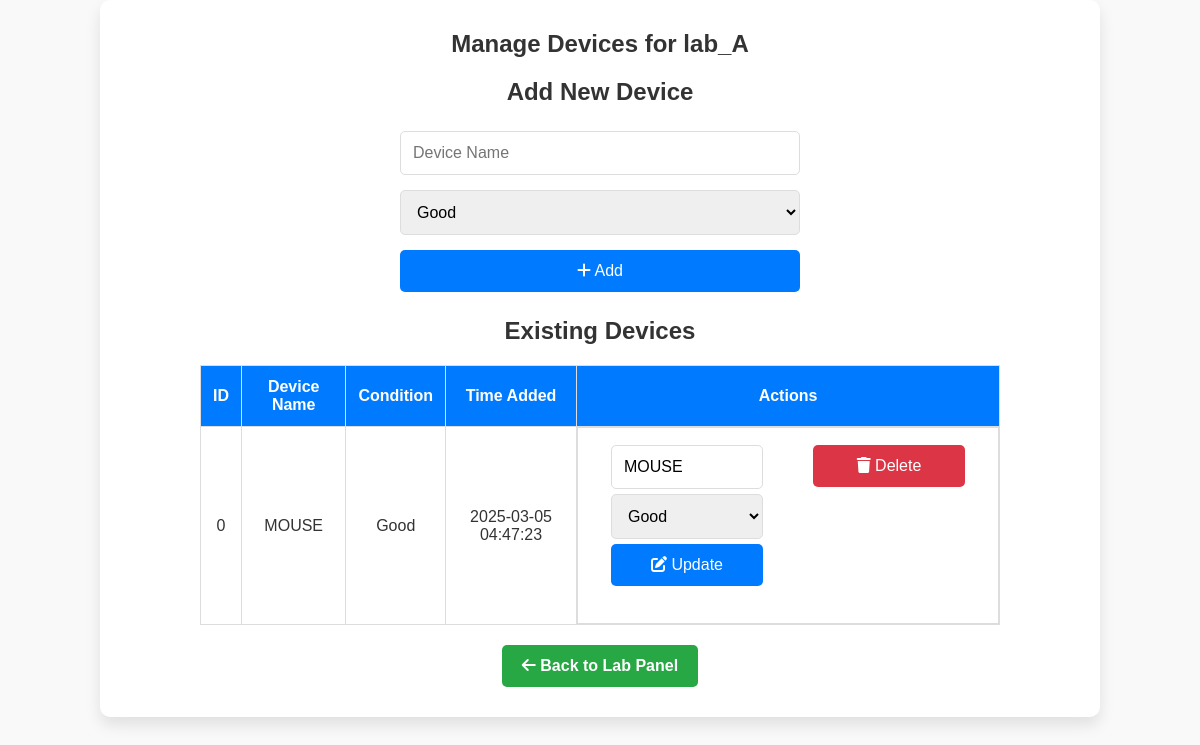
Page /admin/manage_devices.php?lab=lab_A (signed in) on the committed database.
### tables this page shows
CREATE TABLE devices (
  `id` int(11) NOT NULL,
  `device_name` varchar(255) NOT NULL,
  `working_condition` enum('Good','Needs Repair','Not Working') DEFAULT 'Good',
  `time_added` timestamp NOT NULL DEFAULT current_timestamp()
);

### admin/manage_devices.php (the view, shortened to what this page needs)
<?php
include '../include/db.php';
$lab = $_GET['lab'];
$conn->select_db($lab);
$conn->query("CREATE TABLE IF NOT EXISTS devices (
    id INT AUTO_INCREMENT PRIMARY KEY,
    device_name VARCHAR(255) NOT NULL,
    working_condition ENUM('Good', 'Needs Repair', 'Not Working') DEFAULT 'Good',
    time_added TIMESTAMP DEFAULT CURRENT_TIMESTAMP
)");
$devices = $conn->query("SELECT * FROM devices ORDER BY time_added DESC");
?>
<!DOCTYPE html>
<html lang="en">
<head>
    <link rel="stylesheet" href="../assets/style.css">
</head>
<body>
<div class="container">
    <h2>Manage Devices for <?php echo htmlspecialchars($lab); ?></h2>
    <h3>Add New Device</h3>
    <form method="POST">
        <input type="text" name="device_name" placeholder="Device Name" required>
        <select name="working_condition">
            <option value="Good">Good</option>
        </select>
        <button type="submit" name="add_device"><i class="fas fa-plus"></i> Add</button>
    </form>
    <h3>Existing Devices</h3>
    <table>
        <thead>
            <tr>
                <th>ID</th>
                <th>Device Name</th>
                <th>Condition</th>
                <th>Time Added</th>
                <th>Actions</th>
            </tr>
        </thead>
        <tbody>
            <?php while ($device = $devices->fetch_assoc()) { ?>
            <tr>
                <td><?php echo $device['id']; ?></td>
                <td><?php echo $device['device_name']; ?></td>
                <td><?php echo $device['working_condition']; ?></td>
                <td><?php echo $device['time_added']; ?></td>
                <td class="actions">
                    <form method="POST">
                        <input type="text" name="device_name" value="<?php echo $device['device_name']; ?>" required>
                        <select name="working_condition">
                            <option value="Good" <?php echo ($device['working_condition'] == 'Good') ? 'selected' : ''; ?>>Good</option>
                        </select>
                        <button type="submit" name="update_device"><i class="fas fa-edit"></i> Update</button>
                    </form>
                    <form method="POST">
                        <button type="submit" name="delete_device" class="delete-btn" onclick="return confirm('Are you sure you want to delete this device?')"><i class="fas fa-trash"></i> Delete</button>
                    </form>
                </td>
            </tr>
            <?php } ?>
        </tbody>
    </table>
    <a href="lab_panel.php?lab=<?php echo $lab; ?>" class="back-btn"><i class="fas fa-arrow-left"></i> Back to Lab Panel</a>
</div>
</body>
</html>

### assests/style.css (style rules this page uses)
* { margin: 0; padding: 0; box-sizing: border-box; font-family: Arial, sans-serif; }
body { background-color: #f4f4f4; color: #333; text-align: center; padding: 20px; }
h2, h3 { margin-bottom: 20px; }
form { display: flex; flex-direction: column; align-items: center; margin-bottom: 20px; }
input, button { padding: 10px; margin: 5px; border: 1px solid #ccc; border-radius: 5px; }
button { background-color: #28a745; color: white; border: none; cursor: pointer; }
table { width: 100%; max-width: 800px; margin: auto; border-collapse: collapse; background: white; }
table, th, td { border: 1px solid #ddd; padding: 10px; text-align: center; }
th { background-color: #007bff; color: white; }
a { color: #007bff; text-decoration: none; font-weight: bold; }

### admin/manage_devices.php (style rules this page uses)
body { font-family: 'Arial', sans-serif; background-color: #f9f9f9; margin: 0; padding: 0; display: flex; justify-content: center; align-items: flex-start; min-height: 100vh; }
.container { background: white; width: 100%; max-width: 1000px; padding: 30px; border-radius: 10px; box-shadow: 0 8px 15px rgba(0, 0, 0, 0.1); text-align: center; }
h2, h3 { color: #333; font-size: 24px; margin-bottom: 20px; }
form { display: flex; flex-direction: column; align-items: center; gap: 10px; margin-bottom: 20px; }
input, select, button { padding: 12px; font-size: 16px; border-radius: 5px; border: 1px solid #ddd; width: 80%; max-width: 400px; }
button { cursor: pointer; background-color: #007bff; color: white; border: none; transition: background-color 0.3s ease; }
.delete-btn { background-color: #dc3545; }
table { width: 100%; border-collapse: collapse; margin-top: 20px; background: white; }
table, th, td { border: 1px solid #ddd; }
th, td { padding: 12px; text-align: center; }
th { background-color: #007bff; color: white; }
.back-btn { display: inline-block; margin-top: 20px; padding: 12px 20px; background: #28a745; color: white; border-radius: 5px; text-decoration: none; font-weight: bold; transition: 0.3s; }
.actions { display: flex; justify-content: space-evenly; gap: 10px; }
.actions form { display: inline-block; width: 48%; }

### rows in the picture
devices: id "0", device_name "MOUSE", working_condition "Good", time_added "2025-03-05 04:47:23"

### other values in the picture
$lab "lab_A"
